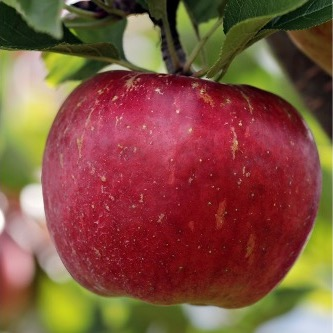
//> input picture 1/apple.jpg, 333 x 333 px
$ ./MyMultibandImageBlending   (built with g++ and OpenCV 4)
//> lines starting //> are read from the running program, lines starting //| are printed output that depends on the picture; after the words box and inside, x2 and y2 are one past the last pixel; in counts of white or black regions, pixels touching at a corner belong together
#include <iostream>
#include <opencv2/opencv.hpp>
#include <opencv2/highgui.hpp>
// #include <opencv2/imgproc.hpp>
#include <opencv2/imgproc/imgproc.hpp>
#include <vector>
using namespace cv;
std::vector<cv::Mat> GaussianPyramid(cv::Mat img, int depth=5)
{
    std::vector<cv::Mat> pyramid;
    cv::Mat src = img;
    if(depth < 3)
    {
        depth = 3;
    }

    for(int i = 0; i<depth; i++)
    {
        pyramid.push_back(src);
        cv::pyrDown(src,src);
    }
    return pyramid;

}

std::vector<cv::Mat> LaplacianPyramid(cv::Mat img, int depth=5)
{
    std::vector<cv::Mat> pyramid;
    cv::Mat src = img;


    for(int i = 0; i<depth-1; i++)
    {
        cv::Mat small, temp;
        cv::pyrDown(src,small);
        cv::pyrUp(small,temp, src.size());
        pyramid.push_back(src-temp);
        src = small;
    }
    pyramid.push_back(src);
    return pyramid;

}
cv::Size getSize(cv::Mat input)
{
    auto cols = input.cols;
    auto rows = input.rows;
    if(cols%2 != 0)
    {
        cols +=1;
    }
    if(rows%2 != 0)
    {
        rows +=1;
    }
    return Size(cols,rows);
}

void showPyramid( const std::vector<cv::Mat>& pyramid , int contrast=10, int brightness=0.5)
{
    for (auto i: pyramid)
    {
        cv::Mat bright_i = i*contrast + brightness;
        cv::imshow("Show",bright_i);
        cv::waitKey();
    }
}

cv::Mat reconstruct( const std::vector<cv::Mat>& pyramid ) //& similar to pointer
{
    cv::Mat ret = pyramid.back();
    for(int i = pyramid.size()-2 ; i>=0; i--)
    {
        // auto size = getSize(pyramid[i]);

        // auto size = Size(ret.cols *2,ret.rows*2);
        //cv::resize(ret,ret,size);
        cv::Mat temp;
        std::cout<<"ret size : "<<ret.cols<<", "<<ret.rows<<std::endl;
        std::cout<<"pyramid size : "<<pyramid[i].cols<<", "<<pyramid[i].rows<<std::endl;
        // std::cout<<"size : "<<size.width<<", "<<size.height<<std::endl;
        // fprintf(stderr,"size : %d, %d",ret.cols,ret.rows);
        // fprintf(stderr,"pyramid size : %d, %d",pyramid[i].cols,pyramid[i].rows);
        cv::pyrUp(ret,ret);
        std::cout<<"pyrUp"<<std::endl;
        std::cout<<"ret size : "<<ret.cols<<", "<<ret.rows<<std::endl;
        std::cout<<"pyramid size : "<<pyramid[i].size()<<std::endl;
        //temp = ret.clone();
        cv::resize(ret,ret,pyramid[i].size(),0,0,cv::INTER_LINEAR);
        // temp.release();
        std::cout<<"resize done"<<std::endl;
        //ret = ret;
        //cv::resize(pyramid[i],temp,size);
        ret += pyramid[i];
    }
    return ret;
}

std::vector<cv::Mat> blendImages(const std::vector<cv::Mat>& pyrImage1, const std::vector<cv::Mat>& pyrImage2, const std::vector<cv::Mat>& pyrMask) //blend two image pyramid and create result pyramid
{
    std::vector<cv::Mat> pyrResult;
    if( !(pyrImage1.size() == pyrImage2.size() && pyrImage2.size() == pyrMask.size()) )
    {
        std::cout<<"Sizes(depths) of three pyramids are not identical : "<<pyrImage1.size()<<", "<<pyrImage2.size()<<", "<<pyrMask.size()<<std::endl;
        exit(-1);
    }
    for(int i = 0; i< pyrImage1.size(); i++)
    {
        cv::Mat layerResult;
        cv::Mat blendedImage1;
        cv::Mat blendedImage2;

        cv::multiply(pyrMask[i],pyrImage1[i],blendedImage1);
        cv::multiply(Scalar(1,1,1)-pyrMask[i],pyrImage2[i],blendedImage2);

        layerResult = blendedImage1 + blendedImage2;
        pyrResult.push_back(layerResult);
    }
    return pyrResult;
}

std::vector<cv::Mat> sliceImage(const cv::Mat& Image, int num=10, int axis=0) //0 for vertical 1 for horizontal
{
        //axis 1 not implemented
    std::vector<cv::Mat> slicedImage;
    int imgSize;
    int imgOtherSize;
    int sliceSize;
    int sliceNum;
    int lastSliceSize;
    if(axis == 0)
    {
        imgSize = Image.cols;
        imgOtherSize = Image.rows;
    }

    sliceSize = imgSize/num;
    if(imgSize != sliceSize*num)
    {
        sliceNum = num+1;
        lastSliceSize  = imgSize%num;
    }
    else
    {
        sliceNum = num;
        lastSliceSize = 0;
    }

    std::cout<<"slice : "<<sliceNum<<" times..."<<std::endl;
    for(int k = 0; k<sliceNum; k++)
    {

        std::cout<<"slicing : "<<k+1<<" times..."<<std::endl;
        if(k == sliceNum-1 && lastSliceSize != 0)
        {
            cv::Mat slice = cv::Mat(Image.rows,lastSliceSize,CV_32F);
            slice = Image.colRange(k*sliceSize,k*sliceSize+lastSliceSize-1);
            // [7 lines of commented-out code are left out]
            slicedImage.push_back(slice);
        }
        else
        {
            cv::Mat slice = cv::Mat(Image.rows,sliceSize,CV_32F);
            slice = Image.colRange(k*sliceSize,k*sliceSize+sliceSize-1);
            // [7 lines of commented-out code are left out]
            slicedImage.push_back(slice);
        }
        std::cout<<"slicing : "<<k+1<<" times... done"<<std::endl;
    }
    return slicedImage;
}

cv::Mat appendSlicedImages(const std::vector<cv::Mat>& slicedImage, int axis=0)
{
    //axis 1 not implemented
    int fullImageSize = 0;
    int sliceNum = slicedImage.size();
    cv::Mat fullImage = slicedImage[0];
    std::cout<<"slice : "<<sliceNum<<" times..."<<std::endl;
    for (int k = 1; k<slicedImage.size(); k++)
    {
        std::cout<<"appending : "<<k+1<<" times... done"<<std::endl;
        cv::hconcat(fullImage,slicedImage[k],fullImage);
        // [15 lines of commented-out code are left out]
        std::cout<<"appending : "<<k+1<<" times... done"<<std::endl;
    }
    return fullImage;
}

int main()
{
	cv::Mat imageApple = cv::imread("./apple.jpg");
//> imageApple is the input picture: 333 rows x 333 cols, CV_8UC3; mean B, G, R 61.4, 79.9, 128.4
    cv::Mat imageOrange = cv::imread("./orange.jpg");
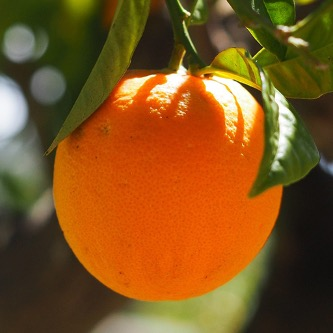
//> input picture 1/orange.jpg, 333 x 333 px
//> imageOrange is the input picture: 333 rows x 333 cols, CV_8UC3; mean B, G, R 30.9, 83, 127.7
    cv::Mat imageMask = cv::imread("./mask.png");
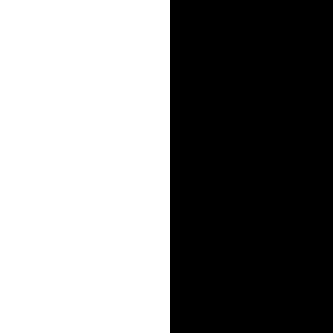
//> input picture 1/mask.png, 333 x 333 px
//> imageMask is the input picture: 333 rows x 333 cols, CV_8UC3; 51.1% white; 1 black region, box (x1, y1, x2, y2) and area: (170, 0, 333, 333) 54279
    imageApple.convertTo(imageApple,CV_32F,1/255.f);
//> imageApple: 333 rows x 333 cols, CV_32FC3
    imageOrange.convertTo(imageOrange,CV_32F,1/255.f);
//> imageOrange: 333 rows x 333 cols, CV_32FC3
    imageMask.convertTo(imageMask,CV_32F,1/255.f);

    std::cout<<"Image Size : "<<imageApple.size()<<std::endl;
//| Image Size : [333 x 333]
    std::cout<<"Image Size : "<<imageOrange.size()<<std::endl;
//| Image Size : [333 x 333]
    std::cout<<"Image Size : "<<imageMask.size()<<std::endl;
//| Image Size : [333 x 333]

    auto pyrApple = LaplacianPyramid(imageApple);
    auto pyrOrange = LaplacianPyramid(imageOrange);
    auto pyrMask = GaussianPyramid(imageMask);

    // showPyramid(pyrMask);
    // imshow("mask",reconstruct(pyrMask));
    // waitKey();

    auto pyrResult = blendImages(pyrApple,pyrOrange,pyrMask);
//> the loop in blendImages, `for(int i = 0; i< pyrImage1.size(); i++)` made 5 passes
    auto imgResult = reconstruct(pyrResult);
//> the loop in reconstruct, `for(int i = pyramid.size()-2 ; i>=0; i--)` made 4 passes
//| ret size : 21, 21
//| pyramid size : 42, 42
//| pyrUp
//| ret size : 42, 42
//> (the first 4 of 24 printed lines)
//> after the loop in reconstruct, `for(int i = pyramid.size()-2 ; i>=0; i--)`:
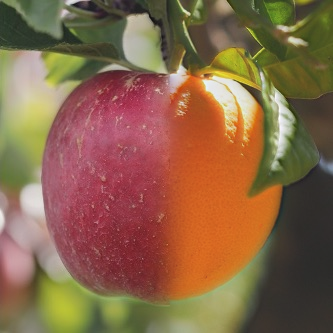
//> ret: 333 rows x 333 cols, CV_32FC3; mean B, G, R 0.205, 0.351, 0.528; drawn with min black and max white
    imshow("reconstructed",imgResult);
    // waitKey();
    auto slicedImage = sliceImage(imgResult,5);
//> the loop in sliceImage, `for(int k = 0; k<sliceNum; k++)` made 6 passes
//> pass 1, in sliceImage, `slice = Image.colRange(k*sliceSize,k*sliceSize+sliceSize-1);`:
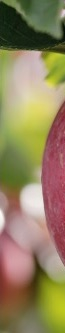
//> slice: 333 rows x 65 cols, CV_32FC3; mean B, G, R 0.375, 0.528, 0.593; drawn with min black and max white
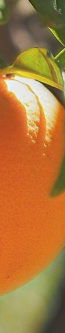
//> slicedImage[3]: 333 rows x 65 cols, CV_32FC3; mean B, G, R 0.143, 0.431, 0.692; drawn with min black and max white
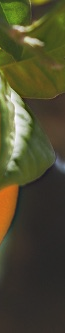
//> slicedImage[4]: 333 rows x 65 cols, CV_32FC3; mean B, G, R 0.103, 0.236, 0.247; drawn with min black and max white
    // showPyramid(slicedImage);

    std::vector<std::vector<cv::Mat>> pyrSlicedImage;
    std::cout<<"downscale : "<<slicedImage.size()<<" times"<<std::endl;
//| downscale : 6 times
    int mid = slicedImage.size()/2;
//> mid = 3
    for(int i = 0; i< slicedImage.size(); i++)
    {
        std::cout<<"downscaling : "<<i+1<<" times..."<<std::endl;
        if(i<mid)
        {
            pyrSlicedImage.push_back(GaussianPyramid(slicedImage[i],i));
        }
        else
        {
            pyrSlicedImage.push_back( GaussianPyramid( slicedImage[i], (slicedImage.size()-i) ) );
        }
        std::cout<<"downscaling : "<<i+1<<" times... done"<<std::endl;
    }
//> this loop made 6 passes
//| downscaling : 1 times...
//| downscaling : 1 times... done
//| downscaling : 2 times...
//| downscaling : 2 times... done
//| downscaling : 3 times...
//| downscaling : 3 times... done
//| downscaling : 4 times...
//| downscaling : 4 times... done
//| downscaling : 5 times...
//| downscaling : 5 times... done
//> (the first 10 of 12 printed lines)
    std::vector<cv::Mat> reconstructedSlicedImage;
    std::cout<<"reconstruct : "<<pyrSlicedImage.size()<<" times"<<std::endl;
//| reconstruct : 6 times
    for(int i = 0; i< pyrSlicedImage.size(); i++)
    {
        std::cout<<"reconstructing : "<<i+1<<" times..."<<std::endl;
        reconstructedSlicedImage.push_back( reconstruct(pyrSlicedImage[i]) );
        std::cout<<"reconstructing : "<<i+1<<" times... done"<<std::endl;
    }

    auto appendedImage = appendSlicedImages(reconstructedSlicedImage);
//> in appendSlicedImages, `int sliceNum = slicedImage.size();`: sliceNum = 6
//| slice : 6 times...
//> the loop in appendSlicedImages, `for (int k = 1; k<slicedImage.size(); k++)` made 5 passes
//| appending : 2 times... done
//| appending : 2 times... done
//| appending : 3 times... done
//| appending : 3 times... done
//| appending : 4 times... done
//| appending : 4 times... done
//| appending : 5 times... done
//| appending : 5 times... done
//| appending : 6 times... done
//| appending : 6 times... done
//> pass 1, in appendSlicedImages, `cv::hconcat(fullImage,slicedImage[k],fullImage);`:
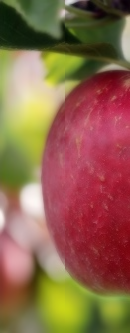
//> fullImage: 333 rows x 130 cols, CV_32FC3; mean B, G, R 0.909, 1.2, 1.66; drawn with min black and max white
    imshow("appended",appendedImage/3);
    waitKey();
    for(int i = 0; i< 10; i++)
    {
        appendedImage = reconstruct( GaussianPyramid(appendedImage) );
    }
    imshow("appended",appendedImage/3);
    waitKey();
}
